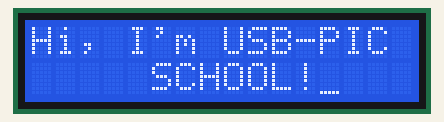
Recording of a sketch running on a simulated Arduino Uno, built with avr-gcc and run on an emulated ATmega328P. Parts: 16×2 character LCD.

Above: at 4.1 s.
At 12.1 s:
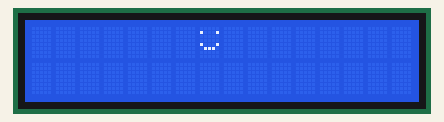
At 21.6 s:
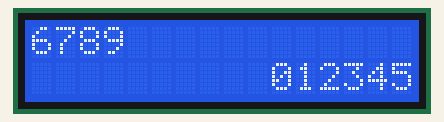
At 29.6 s:
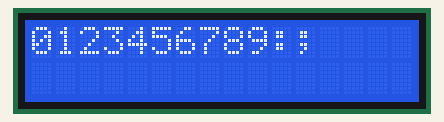
At 31.6 s:
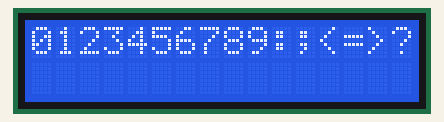
At 39.28 s:
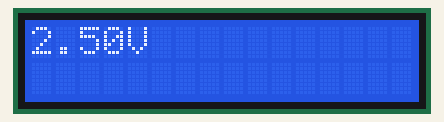

The sketch:

pantallaLCD.ino
```cpp
/**********************************************************************************
**                                                                               **
**                             USB-PIC'SCHOOL                                    **
**                              Pantalla LCD                                     **
**                                                                               **
**********************************************************************************/

//********** Includes *************************************************************
#include <LiquidCrystal.h>

//********** Variables ************************************************************
const int rs = 12;
const int rw = 11;
const int enable = 10;
const int d4 = 5;
const int d5 = 4;
const int d6 = 3;
const int d7 = 2;
const int P1 = A0;

int valP1 = 0;
float voltage = 0;

byte smiley[8] = {
  B00000,
  B10001,
  B00000,
  B00000,
  B10001,
  B01110,
  B00000,
};

//LiquidCrystal lcd(12, 11, 10, 5, 4, 3, 2) A la placa les d són L, p.e. d4 es L4
LiquidCrystal lcd(rs, rw, enable, d4, d5, d6, d7);

//********** Setup ****************************************************************
void setup()
{
  Serial.begin(9600);
  lcd.createChar(0, smiley);
  lcd.begin(16,2);

  pinMode(P1, INPUT);


  lcd.print("Hi, I'm USB-PIC");
  lcd.setCursor(5, 1);
  lcd.print("SCHOOL!");

  for (int i = 0; i < 2; i++)
  {
    lcd.noDisplay();
    delay(1000);
    lcd.display();
    delay(1000);
  }

  lcd.cursor();
  delay(3000);
  lcd.noCursor();
  delay(1000);

  lcd.blink();
  delay(3000);
  lcd.noBlink();
  delay(1000);

  lcd.clear();
  lcd.setCursor(7, 0);
  lcd.write(byte(0));
  delay(2000);

  lcd.clear();
  // set the cursor to (0,0):
  lcd.setCursor(0, 0);
  // print from 0 to 9:
  for (int thisChar = 0; thisChar < 10; thisChar++) {
    lcd.print(thisChar);
    delay(500);
  }
  // set the autoscroll left
  lcd.leftToRight();
  // set the cursor to (16,1):
  lcd.setCursor(16, 1);
  // set the display to automatically scroll:
  lcd.autoscroll();
  // print from 0 to 9:
  for (int thisChar = 0; thisChar < 10; thisChar++) {
    lcd.print(thisChar);
    delay(500);
  }
  // turn off automatic scrolling
  lcd.noAutoscroll();
  // clear screen for the next loop:

  lcd.clear();
  lcd.setCursor(0, 0);
  // print from 0 to 9:
  for (int thisChar = 48; thisChar < 78; thisChar++) {
    lcd.print((char)thisChar);
    delay(500);
  }
}

//********** Loop *****************************************************************
void loop()
{
  valP1 = analogRead(P1);
  voltage = ((float)valP1 * 5.0) / 1023;   //convertir la lectura a voltatge

  lcd.clear();
  lcd.print(voltage);
  lcd.print("V");
  delay(400);
  for (int i = 0; i < 11; i++)
  {
    lcd.scrollDisplayRight();
    delay(400);
  }
  for (int i = 0; i < 11; i++)
  {
    lcd.scrollDisplayLeft();
    delay(400);
  }

  if (Serial.available())
  {
    lcd.clear();
    lcd.write(Serial.read());
    delay(2000);
  }
}

//********** Funcions *************************************************************
```

Measured:
- what the display in image 1 shows lasts 2.0 s, from 12.1 s to 14.1 s
- what the display in image 2 shows lasts 0.5 s, from 21.6 s to 22.1 s
- what the display in image 4 shows lasts 7.5 s, from 31.6 s to 39.1 s
- what the display in image 5 shows lasts 0.4 s, from 39.1 s to 39.5 s
